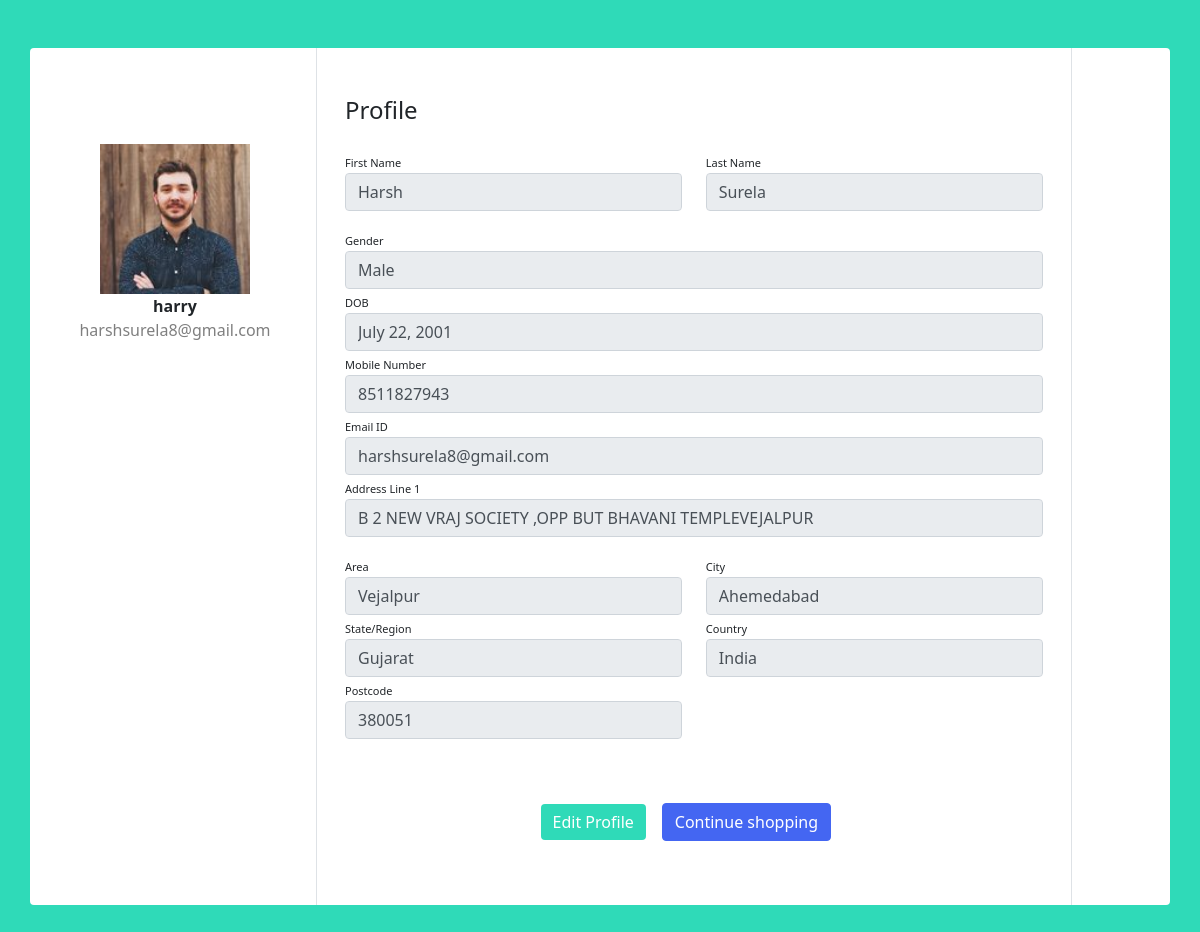
/userprofile (signed in), run on the app's committed database.
### customer/models.py (models this page shows, shortened)
class UserBase(models.Model):
    user_id=models.OneToOneField(User,on_delete=CASCADE,primary_key=True)
    first_name=models.CharField(max_length=45)
    last_name=models.CharField(max_length=45)
    gender=models.BooleanField(default="Not Specified")
    dob=models.DateField(default="Not Specified")
    cus_add1=models.TextField(null=True,blank=True)
    cus_add2=models.TextField(null=True,blank=True)
    pincode=models.IntegerField()
    Cus_phone=models.CharField(max_length=10)
    profile=models.ImageField(upload_to="profileImages/",max_length=1500)
    area_id=models.ForeignKey(Area,on_delete=CASCADE)
    class meta:
        ordering = ['user_id']
    def __str__(self) -> str:
        return self.user_id.username

class Area(models.Model):
    area_name = models.CharField(max_length=15)
    city_id = models.ForeignKey(City, on_delete=CASCADE)
    def __str__(self) -> str:
        return self.area_name

class City(models.Model):
    city_name = models.CharField(max_length=15)
    state_id = models.ForeignKey(State, on_delete=CASCADE)

class State(models.Model):
    state_name = models.CharField(max_length=15)
    country_id = models.ForeignKey(Country, on_delete=CASCADE)

class Country(models.Model):
    country_name = models.CharField(max_length=10)

### customer/views.py (the view)
# urls.py: path("userprofile",views.userprofile,name="userprofile"),
def userprofile(request):
    checksuper(request)
    user=UserBase.objects.get(user_id=request.user.id)
    print(user)
    return render(request,"customer/profile.html",{"user":user})

### customer/views.py (called while the page is built)
def checksuper(request):
    if request.user.is_staff==True:
        logout(request)

### customer/templates/customer/profile.html (shortened to what this page needs)
{% load static %}
<!DOCTYPE html>
<html>
<head>
    <link href="{% static 'customer/assets/css/bootstrap.min.css' %} " rel="stylesheet" type="text/css" media="all" />
    <link href="{% static 'customer/assets/css/font-awesome.css' %} " rel="stylesheet">
</head>
<body>
    <div class="container rounded bg-white mt-5 mb-5">
        <div class="row">
            <div class="col-md-3 border-right">
                <div class="d-flex flex-column align-items-center text-center p-3 py-5"><img class=" mt-5" width="150px"
                        src="/media/{{user.profile}}" alt="Not Found"><span class="font-weight-bold">{{user.user_id.username}}</span><span
                        class="text-black-50">{{user.user_id.email}}</span></div>
            </div>
            <div class="col-md-8 border-right">
                <div class="p-3 py-5">
                    <div class="d-flex justify-content-between align-items-center mb-3">
                        <h4 class="text-right">Profile</h4>
                    </div>
                    <div class="row mt-2">
                        <div class="col-md-6"><label class="labels">First Name</label><input type="text"
                                class="form-control" placeholder="First name" value="{{user.first_name}}" readonly></div>
                        <div class="col-md-6"><label class="labels">Last Name</label><input type="text"
                                class="form-control" value="{{user.last_name}}" placeholder="Last name" readonly></div>
                    </div>
                    <div class="row mt-3">
                        {% if user.gender == True %}
                        <div class="col-md-12"><label class="labels">Gender</label><input type="text"
                                class="form-control" placeholder="Male" value="Male" readonly></div>
                                {% else %}
                                <div class="col-md-12"><label class="labels">Gender</label><input type="text"
                                    class="form-control" placeholder="Male" value="Female" readonly></div>
                                {% endif %}
                        <div class="col-md-12"><label class="labels">DOB</label><input type="text" class="form-control"
                                placeholder="02/02/2002" value="{{user.dob}}" readonly></div>
                        <div class="col-md-12"><label class="labels">Mobile Number</label><input type="tel"
                                pattern="[0-9]{12}" class="form-control" readonly placeholder="Enter phone number"
                                value="{{user.Cus_phone}}"></div>
                        <div class="col-md-12"><label class="labels">Email ID</label><input type="email"
                                class="form-control" placeholder="Enter email id" readonly value="{{user.user_id.email}}"></div>
                        <div class="col-md-12"><label class="labels">Address Line 1</label><input type="text"
                                class="form-control" placeholder="Enter address line 1" readonly value="{{user.cus_add1}}"></div>
                    </div>
                    <div class="row mt-3">
                        <div class="col-md-6"><label class="labels">Area</label>
                            <input type="text" class="form-control" placeholder="Vejalpur" value="{{user.area_id}}" readonly>
                        </div>
                        <div class="col-md-6"><label class="labels">City</label>
                            <input type="text" class="form-control"  value="{{user.area_id.city_id.city_name}}" readonly>
                        </div>
                        <div class="col-md-6"><label class="labels">State/Region</label>
                            <input type="text" class="form-control"  value="{{user.area_id.city_id.state_id.state_name}}" readonly>
                        </div>
                        <div class="col-md-6"><label class="labels">Country</label>
                            <input type="text" class="form-control" value="{{user.area_id.city_id.state_id.country_id.country_name}}" readonly>
                        </div>
                        <div class="col-md-6"><label class="labels">Postcode</label><input type="text" readonly
                                class="form-control" placeholder="Enter Postcode" value="{{user.pincode}}"></div>
                    </div>
                    <div class="mt-5 text-center"><a href="{% url 'edit_profile' user.user_id.id %}" class="btn btn-primary profile-button"
                            type="button">Edit Profile</a><a href="{% url 'home' %}"
                            class="btn btn-primary cart-btn-transform m-3"
                            style="margin-top: 5%;background-color: #4466f2 !important;border-color: #4466f2 !important"
                            data-abc="true">Continue shopping</a></div>
                </div>
            </div>
        </div>
    </div>
</body>
</html>

### customer/templates/customer/profile.html (style rules this page uses)
body { background: #2fdab8 }
.profile-button { background: #2fdab8; box-shadow: none; border: none }
.labels { font-size: 11px }

### data on the page
UserBase: profile (picture), user_id.username "harry", user_id.email "harshsurela8@gmail.com", first_name "Harsh", last_name "Surela", dob "July 22, 2001", Cus_phone "8511827943", cus_add1 "B 2 NEW VRAJ SOCIETY ,OPP BUT BHAVANI TEMPLEVEJALPUR", area_id "Vejalpur", area_id.city_id.city_name "Ahemedabad", area_id.city_id.state_id.state_name "Gujarat", area_id.city_id.state_id.country_id.country_name "India", pincode "380051"
